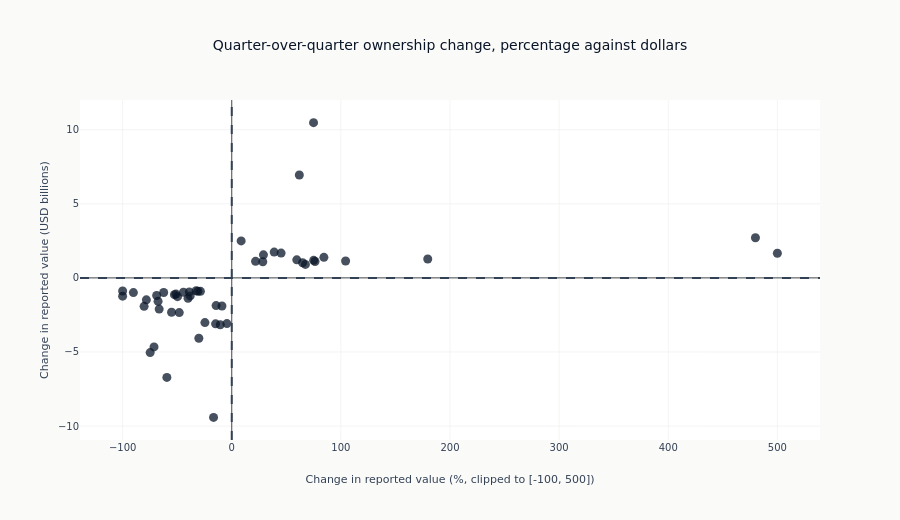

The notebook cell saved with this chart:
### Markdown cell above
Selection is by the SIZE of the move rather than by its sign. Sorting on the
signed change and taking the head puts only increases on a chart whose zero
lines invite reading four quadrants.

### Code cell
if qoq is not None and len(qoq) > 0:
    momentum_plot = (
        qoq.filter(pl.col("n_institutions") >= 2)
        .filter(pl.col("pct_change").is_not_null())
        .sort(pl.col("value_change_usd").abs(), descending=True)
    )

    if len(momentum_plot) > 0:
        mom_pd = momentum_plot.head(50).to_pandas()
        mom_pd["pct_change_pct"] = (100 * mom_pd["pct_change"]).clip(lower=-100, upper=500)
        mom_pd["value_change_usd_bn"] = mom_pd["value_change_usd"] / 1e9
        fig3 = go.Figure(
            go.Scatter(
                x=mom_pd["pct_change_pct"],
                y=mom_pd["value_change_usd_bn"],
                mode="markers",
                marker=dict(color=COLORS["blue"], size=9, opacity=0.75),
                text=mom_pd["issuer_name"],
                hovertemplate=(
                    "%{text}<br>Change: %{x:.1f}%<br>Value change: $%{y:.2f}B<extra></extra>"
                ),
            )
        )
        fig3.update_layout(
            title="Quarter-over-quarter ownership change, percentage against dollars",
            xaxis_title="Change in reported value (%, clipped to [-100, 500])",
            yaxis_title="Change in reported value (USD billions)",
            height=520,
            showlegend=False,
        )
        fig3.add_hline(y=0, line_dash="dash", line_color=COLORS["neutral"])
        fig3.add_vline(x=0, line_dash="dash", line_color=COLORS["neutral"])
        show_plotly_with_alt(
            fig3,
            "A scatter of fifty holdings, percentage change in reported value on the horizontal "
            "axis against dollar change in billions on the vertical, with dashed reference lines at "
            "zero on both. The points form a low band close to the horizontal zero line and spread "
            "the full width of the percentage axis; two sit far above the band at a modest "
            "percentage change, and two sit at the far right of the percentage axis with a small "
            "dollar change. The two axes rank the same holdings differently.",
        )

### Figure 1 — Plotly figure (JSON) as saved in the notebook; plotly's stock layout.template omitted (floating-point values rounded to 4 significant figures)
{"data": [{"hovertemplate": "%{text}<br>Change: %{x:.1f}%<br>Value change: $%{y:.2f}B<extra></extra>", "marker": {"color": "#0a1628", "opacity": 0.75, "size": 9}, "mode": "markers", "text": ["ALPHABET INC", "AMERICAN EXPRESS CO", "OCCIDENTAL PETE CORP", "STATE STR SPDR S&P 500 ETF T", "WALMART INC", "VISA INC", "MICROSOFT CORP", "BANK AMERICA CORP", "NVIDIA CORPORATION", "APPLE INC", "AMAZON COM INC", "DELTA AIR LINES INC", "COCA COLA CO", "PALANTIR TECHNOLOGIES INC", "UNITEDHEALTH GROUP INC", "NETFLIX INC.", "ATLASSIAN CORPORATION", "CHEVRON CORPORATION", "MOODYS CORP", "MICRON TECHNOLOGY INC", "ALPHABET INC", "SPDR  SERIES  TRUST", "SCHWAB CHARLES CORP", "META PLATFORMS INC", "AON PLC", "SANDISK CORP", "MASTERCARD INCORPORATED", "TARGET CORP", "TAKE-TWO INTERACTIVE SOFTWAR", "CYBERARK     SOFTWARE   LTD", "WESTERN DIGITAL CORP", "SEA LTD", "DOMINOS PIZZA INC", "JPMORGAN CHASE & CO", "NEW YORK TIMES CO MTN BE", "CONSTELLATION BRANDS INC", "TAIWAN SEMICONDUCTOR MANUFAC", "WARNER BROS DISCOVERY INC", "ISHARES  BITCOIN   TRUST  ETF", "DAVITA INC", "APPLIED MATLS INC", "FLUTTER ENTMT PLC", "REDDIT INC", "ROBLOX CORP", "ADOBE INC", "COMFORT SYS USA INC", "MERCK & CO INC", "ADVANCED MICRO DEVICES INC", "SEAGATE HDD CAYMAN", "INTUITIVE SURGICAL INC"], "type": "scatter", "x": [74.96, -16.67, 61.93, -59.46, -74.77, -71.23, -30.15, -10.53, -14.83, -4.422, -24.58, 479.9, 8.625, -48.12, -55.15, -66.5, -80.32, -8.975, -14.33, 38.88, 45.22, 500.0, -67.52, 29.05, -78.23, 84.45, -40.04, 179.6, -49.71, -100.0, 59.6, -38.09, -68.8, 75.08, 104.3, -52.53, 21.81, 76.33, -51.13, 28.45, 64.95, -90.14, -62.38, -44.26, -38.86, 67.5, -28.7, -31.07, -100.0, -32.6], "y": [10.48, -9.412, 6.947, -6.713, -5.039, -4.656, -4.075, -3.159, -3.1, -3.085, -3.016, 2.712, 2.499, -2.341, -2.317, -2.107, -1.919, -1.893, -1.868, 1.743, 1.676, 1.662, -1.58, 1.556, -1.479, 1.388, -1.377, 1.275, -1.265, -1.23, 1.218, -1.217, -1.189, 1.188, 1.138, -1.129, 1.119, 1.106, -1.094, 1.09, 1.023, -0.9931, -0.9829, -0.9688, -0.9449, 0.9105, -0.9075, -0.9008, -0.8808, -0.8677]}], "layout": {"height": 520, "shapes": [{"line": {"color": "#334155", "dash": "dash"}, "type": "line", "x0": 0, "x1": 1, "xref": "x domain", "y0": 0, "y1": 0, "yref": "y"}, {"line": {"color": "#334155", "dash": "dash"}, "type": "line", "x0": 0, "x1": 0, "xref": "x", "y0": 0, "y1": 1, "yref": "y domain"}], "showlegend": false, "title": {"text": "Quarter-over-quarter ownership change, percentage against dollars"}, "xaxis": {"title": {"text": "Change in reported value (%, clipped to [-100, 500])"}}, "yaxis": {"title": {"text": "Change in reported value (USD billions)"}}}}
